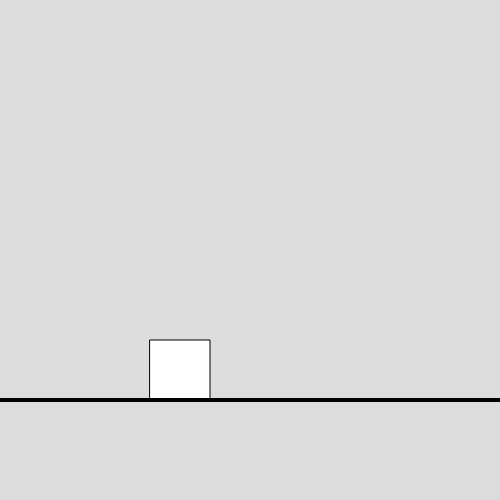
Frame 1 (no input)
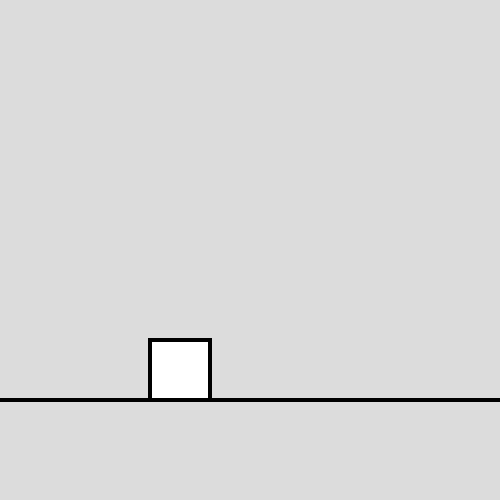
Frame 60 (no input)
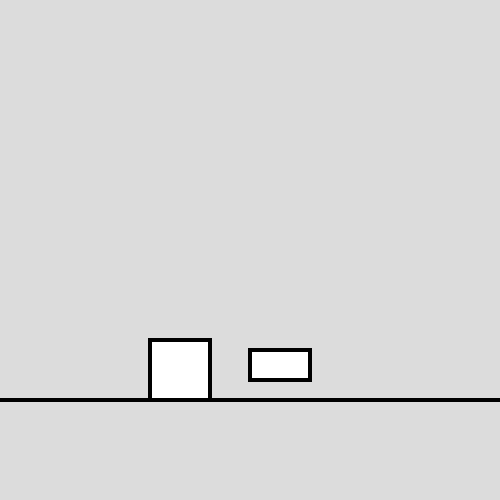
Frame 120 (the mouse pressed at the canvas centre since frame 60)

The p5.js sketch that drew these frames (run headless with seeded random() and noise() and a simulated clock; from frame 60 on, the mouse is pressed at the canvas centre):

// p5.js sketch
// ── sketch.js
let character;
let block=[]
function setup() {
  createCanvas(500, 500);
  character=new Character();
}

function draw() {
  background(220);
  
  character.show()
  character.move()
  strokeWeight(4)
  line(0,height-100,width,height-100)
  
  if (random(1)<0.005){
    block.push(new Block())
  }
  for (let b of block){
    b.move()
    b.show()
  }

}

function keyPressed(){
  if (key==' ') {
    character.jump()
  }
}

class Character {
  constructor(){
    this.r=60
    this.x=width*0.3
    this.y=height*0.8-this.r
    this.vy=0
    this.gravity=2
  }
  
  jump() {
    if (this.y>height-this.r-100-100){
    this.vy=-20}
  }
  
  move() {
    this.y += this.vy
    this.vy+= this.gravity;
    this.y=constrain(this.y,0,height-100-this.r)
  }
  
  show(){
    rect(this.x,this.y,this.r,this.r)
  }
  
}

class Block{
  constructor(){
    this.r=60
    this.x=width
    this.y=random([280,350])
  }
  
  move(){
    this.x-=10
  }
  show(){
    rect(this.x,this.y,this.r,30)
  }
  
}
